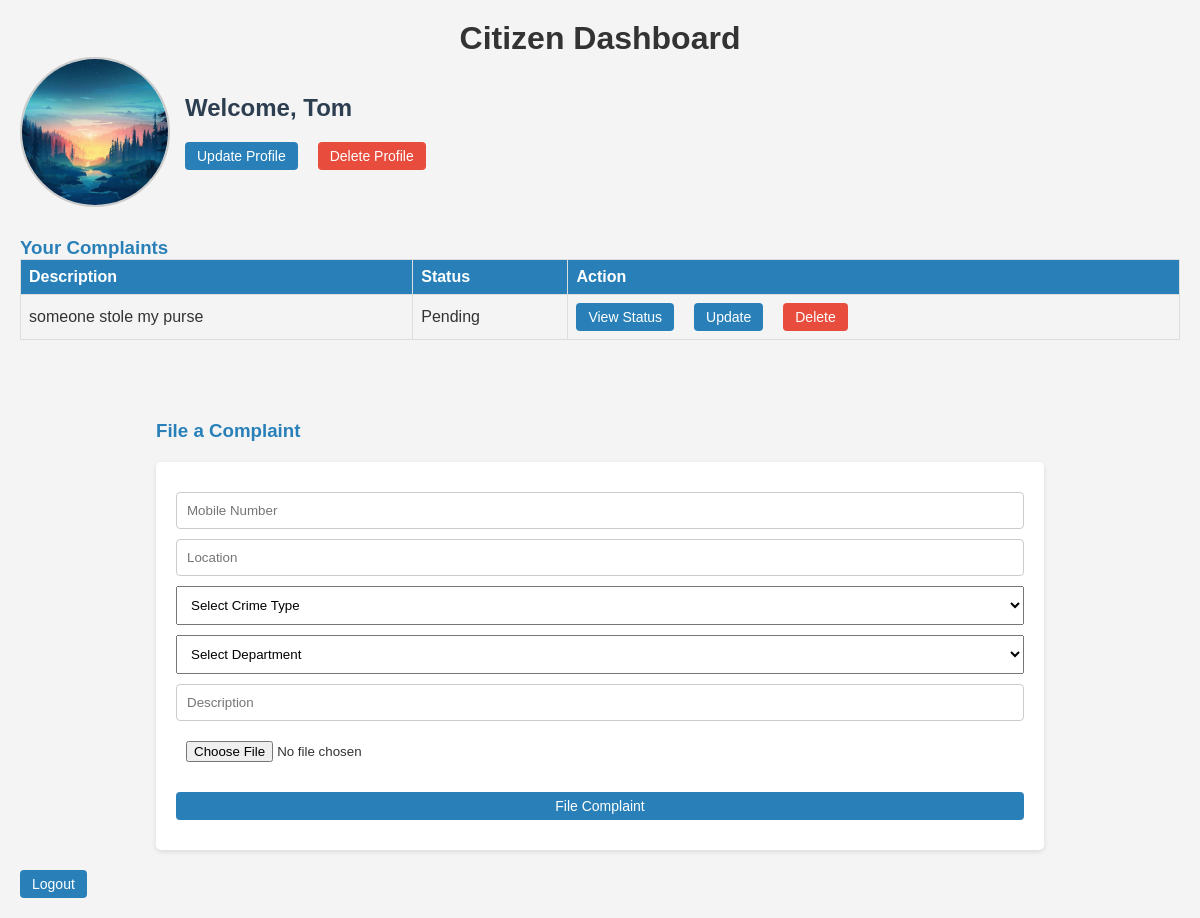
Screenshot of /citizen/dashboard (signed in) with the database file from the repository.
### tables this page shows
CREATE TABLE citizens (
        id INTEGER PRIMARY KEY,
        name TEXT NOT NULL,
        mobile TEXT UNIQUE NOT NULL,
        password TEXT NOT NULL,
        profile_image TEXT  -- Add this line for profile picture
    );

CREATE TABLE complaints (
            id INTEGER PRIMARY KEY,
            citizen_id INTEGER NOT NULL,
            description TEXT NOT NULL,
            status TEXT DEFAULT 'Pending',
            image TEXT,
            department TEXT NOT NULL,
            FOREIGN KEY (citizen_id) REFERENCES citizens(id)
        );

### app.py (the view)
@app.route('/citizen/dashboard')
def citizen_dashboard():
    if 'id' not in session:
        return redirect(url_for('citizen_login'))
    conn = get_db_connection()
    cursor = conn.cursor()
    cursor.execute('SELECT * FROM citizens WHERE id = ?', (session['id'],))
    citizen = cursor.fetchone()
    cursor.execute('SELECT * FROM complaints WHERE citizen_id = ?', (citizen['id'],))
    complaints = cursor.fetchall()
    conn.close()
    return render_template('citizen_dashboard.html', citizen=citizen, complaints=complaints)

### app.py (called while the page is built)
def get_db_connection():
    conn = sqlite3.connect('database.db')
    conn.row_factory = sqlite3.Row
    return conn

### templates/citizen_dashboard.html (shortened to what this page needs)
<!DOCTYPE html>
<html lang="en">
<head>
    <link rel="stylesheet" href="{{ url_for('static', filename='style.css') }}">
</head>
<body>
    <h1>Citizen Dashboard</h1>
    <div class="profile-container">
        {% if citizen['profile_image'] %}
            <img src="{{ url_for('static', filename='uploads/' + citizen['profile_image']) }}" alt="Profile Picture" class="profile-image">
        {% else %}
            <p>No profile picture available.</p>
        {% endif %}
    <div class="profile-actions">
        <h2>Welcome, {{ citizen['name'] }}</h2>
        <div class="button-container">
            <a href="/citizen/update_profile" class="button">Update Profile</a>
            <a href="/citizen/delete_profile" class="button delete" onclick="return confirm('Are you sure you want to delete your profile? This action cannot be undone.');">Delete Profile</a>
        </div>
    </div>
    </div>
    <h3>Your Complaints</h3>
    <table>
        <thead>
            <tr>
                <th>Description</th>
                <th>Status</th>
                <th>Action</th>
            </tr>
        </thead>
        <tbody>
            {% for complaint in complaints %}
                <tr>
                    <td>{{ complaint['description'] }}</td>
                    <td>{{ complaint['status'] }}</td>
                    <td>
                        <div class="button-container">
                            <a href="/complaint/status/{{ complaint['id'] }}" class="button">View Status</a>
                            <a href="/citizen/update_complaint/{{ complaint['id'] }}" class="button">Update</a>
                            <a href="/complaint/delete/{{ complaint['id'] }}" class="button delete" onclick="return confirm('Are you sure you want to delete this complaint?');">Delete</a>
                        </div>
                    </td>
                </tr>
            {% endfor %}
        </tbody>
    </table>
    <div class="container">
        <h3>File a Complaint</h3>
        <form method="POST" action="/citizen/submit_complaint" enctype="multipart/form-data">
            <input type="text" name="mobile" placeholder="Mobile Number" required>
            <input type="text" name="location" placeholder="Location" required>
            <select id="crime_type" name="crime_type" onchange="updateDepartment()" required>
                <option value="">Select Crime Type</option>
            </select>
            <select id="department" name="department" required>
                <option value="">Select Department</option>
            </select>
            <input type="text" name="description" placeholder="Description" required>
            <input type="file" name="image">
            <button type="submit" class="button">File Complaint</button>
        </form>
    </div>
    <a href="/citizen/logout" class="button" style="width: auto;">Logout</a>
</body>
</html>

### static/style.css (style rules this page uses)
* { box-sizing: border-box; margin: 0; padding: 0; font-family: Arial, sans-serif; }
body { background-color: #f4f4f4; color: #333; }
.container { width: 80%; margin: auto; overflow: hidden; padding: 20px; }
h2 { margin-bottom: 20px; }
form { background: white; padding: 20px; border-radius: 5px; box-shadow: 0 2px 5px rgba(0, 0, 0, 0.1); }
input[type="text"], input[type="password"], input[type="email"], textarea { width: 100%; padding: 10px; margin: 10px 0; border: 1px solid #ccc; border-radius: 4px; }
button { background-color: #4CAF50; color: white; padding: 10px; border: none; border-radius: 4px; cursor: pointer; }

### templates/citizen_dashboard.html (style rules this page uses)
body { font-family: Arial, sans-serif; margin: 0; padding: 20px; background-color: #f4f4f4; }
h2 { color: #2c3e50; margin-bottom: 20px; }
h3 { color: #2980b9; margin-top: 30px; }
table { width: 100%; border-collapse: collapse; margin-bottom: 30px; }
th, td { border: 1px solid #ddd; padding: 8px; text-align: left; }
th { background-color: #2980b9; color: white; }
form { margin-top: 20px; }
input, textarea, button, select { display: block; margin: 10px 0; width: 100%; padding: 10px; }
.button { display: inline-block; padding: 6px 12px; background-color: #2980b9; color: white; text-decoration: none; border: none; margin-right: 10px; text-align: center; border-radius: 4px; cursor: pointer; font-size: 14px; transition: background-color 0.3s; }
.button.delete { background-color: #e74c3c; }
.profile-container { display: flex; align-items: center; gap: 15px; margin-bottom: 20px; }
.profile-image { width: 150px; height: 150px; border-radius: 50%; object-fit: cover; border: 2px solid #ccc; }
.button-container { display: flex; align-items: center; gap: 10px; }
h1 { text-align: center; }

### rows the page displays
citizens: profile_image (picture), name "Tom"
complaints: description "someone stole my purse", status "Pending"
